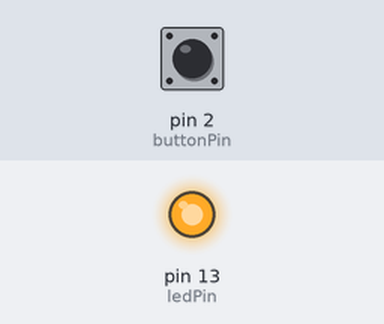
The sketch below on a simulated Arduino Uno, built with avr-gcc and run on an emulated ATmega328P. Shown: output pins drawn as LEDs (lit = HIGH). The test bench sets the inputs (shaded band); at power-on: pin 2 (buttonPin) HIGH.

Above: at 1.2 s.
1.3 s: pin 2 (buttonPin) pulled LOW for 0.15 s
At 2.3 s:
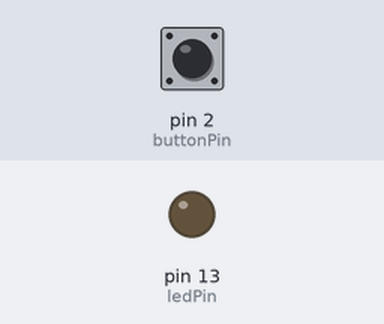
2.9 s: pin 2 (buttonPin) pulled LOW for 1 s
At 3.5 s:
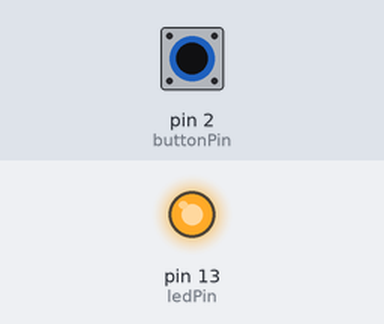
5.4 s: pin 2 (buttonPin) pulled LOW for 3.2 s
At 6.7 s:
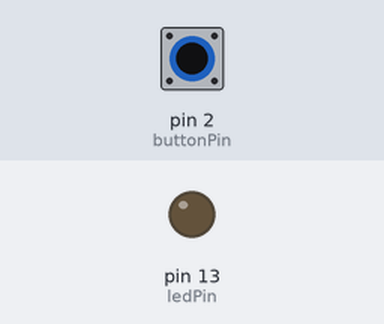
Timing chart, 0 to 8.4 s (numbered marks = the images above; inputs shaded):
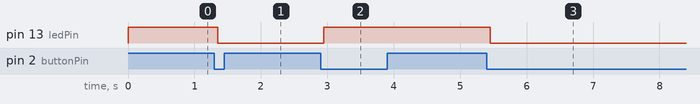

The sketch:

Lab4_5.ino
```cpp
const int buttonPin = 2;
const int ledPin = 13;

int ledState = HIGH;
int buttonState = LOW;
int lastButtonState = LOW;

unsigned long lastDebounceTime = 0;
unsigned long debounceDelay = 50;

void setup() {
  // put your setup code here, to run once:
  pinMode(buttonPin, INPUT_PULLUP);
  pinMode(ledPin, OUTPUT);
  digitalWrite(ledPin, ledState);
}

void loop() {
  // put your main code here, to run repeatedly:
  int reading = digitalRead(buttonPin);
  if(reading != lastButtonState) {
    lastDebounceTime = millis();
  }

  if(millis() - lastDebounceTime > debounceDelay) {
    if(reading != buttonState) {
      buttonState = reading;
      if(buttonState == LOW) {
        ledState = !ledState;
      }
    }
  }

  digitalWrite(ledPin, ledState);
  lastButtonState = reading;
}
```

Measured:
- after the input at 1.3 s, pin 13 (ledPin): HIGH → LOW after 0.05 s
- after the input at 2.9 s, pin 13 (ledPin): LOW → HIGH after 0.05 s
- after the input at 5.4 s, pin 13 (ledPin): HIGH → LOW after 0.05 s
